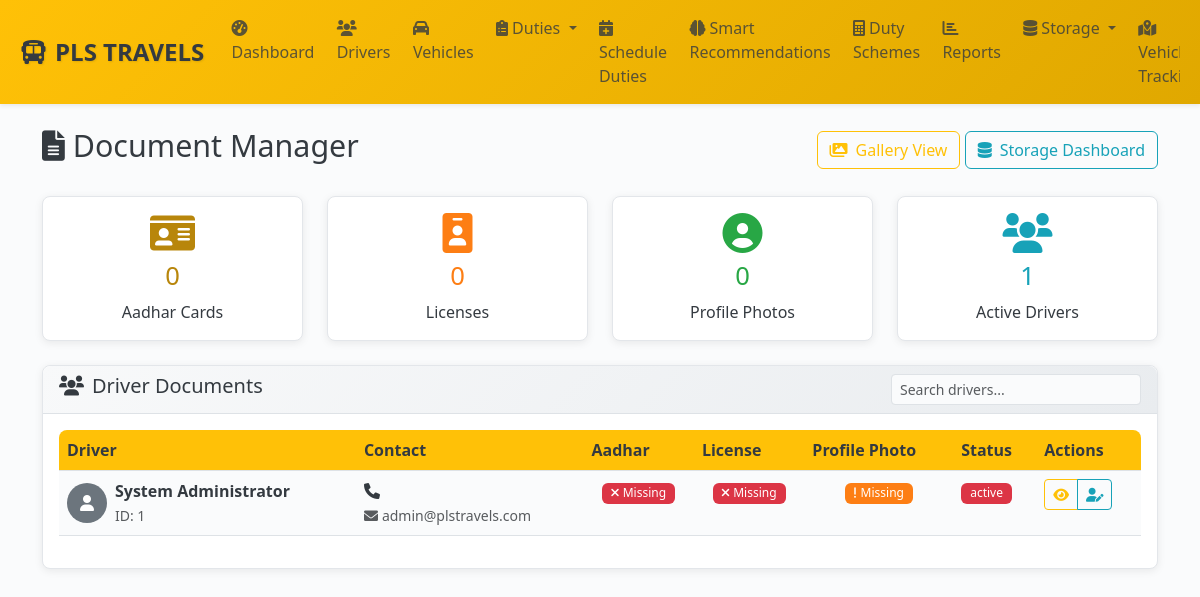
Screenshot of /admin/documents (signed in) with the database file from the repository.
### models.py (models this page shows, shortened)
class Driver(db.Model):
    __tablename__ = 'drivers'
    id = db.Column(db.Integer, primary_key=True)
    uuid = db.Column(db.String(36), unique=True, nullable=False, default=lambda: str(uuid.uuid4()))
    user_id = db.Column(db.Integer, db.ForeignKey('users.id'), nullable=False, unique=True)
    branch_id = db.Column(db.Integer, db.ForeignKey('branches.id'), nullable=False, index=True)
    employee_id = db.Column(db.String(20), unique=True, nullable=False)
    full_name = db.Column(db.String(100), nullable=False, index=True)
    date_of_birth = db.Column(db.Date)
    gender = db.Column(db.String(10))
    blood_group = db.Column(db.String(5))
    emergency_contact_name = db.Column(db.String(100))
    emergency_contact_phone = db.Column(db.String(20))
    additional_phones = db.Column(db.Text)  # JSON string of phone numbers
    current_address = db.Column(db.Text)
    permanent_address = db.Column(db.Text)
    pincode = db.Column(db.String(10))
    aadhar_number = db.Column(db.String(20), unique=True, index=True)
    aadhar_document_front = db.Column(db.String(255))
    aadhar_document_back = db.Column(db.String(255))
    aadhar_verified = db.Column(db.Boolean, default=False)
    aadhar_verified_at = db.Column(db.DateTime)
    license_number = db.Column(db.String(50), unique=True, index=True)
    license_document_front = db.Column(db.String(255))
    license_document_back = db.Column(db.String(255))
    license_type = db.Column(db.String(20))  # LMV, HMV, etc.
    license_expiry = db.Column(db.Date)
    license_verified = db.Column(db.Boolean, default=False)
    license_verified_at = db.Column(db.DateTime)
    profile_photo = db.Column(db.String(255))
    bank_name = db.Column(db.String(100))
    account_number = db.Column(db.String(50))  # Should be encrypted in production
    ifsc_code = db.Column(db.String(15))
    account_holder_name = db.Column(db.String(100))
    bank_verified = db.Column(db.Boolean, default=False)
    join_date = db.Column(db.Date)
    probation_end_date = db.Column(db.Date)
    employment_type = db.Column(db.String(20), default='full_time')  # full_time, part_time, contract
    salary_type = db.Column(db.String(20), default='daily')  # daily, monthly, commission
    status = db.Column(db.Enum(DriverStatus), nullable=False, default=DriverStatus.PENDING, index=True)
    approved_by = db.Column(db.Integer, db.ForeignKey('users.id'))
    approved_at = db.Column(db.DateTime)
    rejection_reason = db.Column(db.Text)
    total_earnings = db.Column(db.Float, default=0.0)
    total_trips = db.Column(db.Integer, default=0)
    total_distance = db.Column(db.Float, default=0.0)
    rating_average = db.Column(db.Float, default=0.0)
    rating_count = db.Column(db.Integer, default=0)
    current_vehicle_id = db.Column(db.Integer, db.ForeignKey('vehicles.id'))
    current_shift_start = db.Column(db.DateTime)
    current_shift_end = db.Column(db.DateTime)
    uber_driver_id = db.Column(db.String(100), unique=True, index=True)  # Uber's driver ID
    uber_driver_uuid = db.Column(db.String(100), unique=True)  # Uber's driver UUID
    uber_sync_status = db.Column(db.String(20), default='none', index=True)  # none, synced, failed, pending
    uber_last_sync = db.Column(db.DateTime)  # Last successful sync timestamp
    uber_sync_error = db.Column(db.Text)  # Last sync error message
    uber_profile_data = db.Column(db.Text)  # JSON: Cached Uber profile data
    created_at = db.Column(db.DateTime, default=get_ist_time_naive)
    updated_at = db.Column(db.DateTime, default=get_ist_time_naive, onupdate=get_ist_time_naive)
    duties = db.relationship('Duty', backref='driver', lazy=True)
    current_vehicle = db.relationship('Vehicle', foreign_keys=[current_vehicle_id])
    approver = db.relationship('User', foreign_keys=[approved_by], post_update=True)
    __table_args__ = (
        Index('idx_driver_status_branch', 'status', 'branch_id'),
        Index('idx_driver_created', 'created_at'),
    )

class User(UserMixin, db.Model):
    __tablename__ = 'users'
    id = db.Column(db.Integer, primary_key=True)
    uuid = db.Column(db.String(36), unique=True, nullable=False, default=lambda: str(uuid.uuid4()))
    username = db.Column(db.String(64), unique=True, nullable=False, index=True)
    email = db.Column(db.String(120), unique=True, nullable=False, index=True)
    password_hash = db.Column(db.String(256), nullable=False)
    role = db.Column(db.Enum(UserRole), nullable=False, default=UserRole.DRIVER, index=True)
    status = db.Column(db.Enum(UserStatus), nullable=False, default=UserStatus.ACTIVE, index=True)
    first_name = db.Column(db.String(50))
    last_name = db.Column(db.String(50))
    phone = db.Column(db.String(20), unique=True, index=True)
    whatsapp_number = db.Column(db.String(20), index=True)  # Dedicated WhatsApp number
    profile_picture = db.Column(db.String(255))
    last_login = db.Column(db.DateTime)
    login_count = db.Column(db.Integer, default=0)
    failed_login_attempts = db.Column(db.Integer, default=0)
    password_changed_at = db.Column(db.DateTime, default=get_ist_time_naive)
    two_factor_enabled = db.Column(db.Boolean, default=False)
    reset_token = db.Column(db.String(6))
    reset_token_expiry = db.Column(db.DateTime)
    created_at = db.Column(db.DateTime, default=get_ist_time_naive, nullable=False)
    updated_at = db.Column(db.DateTime, default=get_ist_time_naive, onupdate=get_ist_time_naive)
    created_by = db.Column(db.Integer, db.ForeignKey('users.id'))
    driver_profile = db.relationship('Driver', foreign_keys='Driver.user_id', backref='user', uselist=False, cascade='all, delete-orphan')
    managed_branches = db.relationship('Branch',
                                     secondary=manager_branches,
                                     primaryjoin='User.id == manager_branches.c.manager_id',
                                     secondaryjoin='Branch.id == manager_branches.c.branch_id',
                                     backref='managers')
    @hybrid_property
    def full_name(self):
        if self.first_name and self.last_name:
            return f"{self.first_name} {self.last_name}"
        return self.username

### storage_routes.py (the view)
@storage_bp.route('/admin/documents')
@login_required
@admin_required
def document_manager():
    from models import Driver, User, UserStatus
    drivers = Driver.query.join(User, Driver.user_id == User.id).filter(User.status == UserStatus.ACTIVE).all()
    document_stats = StorageIntegration.get_storage_statistics()
    return render_template('admin/document_manager.html',
                         drivers=drivers,
                         document_stats=document_stats)

### templates/admin/document_manager.html (shortened to what this page needs)
{% extends "base.html" %}
{% block content %}
<div class="d-flex justify-content-between align-items-center mb-4">
    <h2><i class="fas fa-file-alt me-2"></i>Document Manager</h2>
    <div>
        <a href="/storage/gallery/documents" class="btn btn-outline-primary">
            <i class="fas fa-images me-2"></i>Gallery View
        </a>
        <a href="/admin/storage" class="btn btn-outline-info">
            <i class="fas fa-database me-2"></i>Storage Dashboard
        </a>
    </div>
</div>
<div class="row mb-4">
    <div class="col-md-3">
        <div class="card text-center">
            <div class="card-body">
                <h5 class="text-primary"><i class="fas fa-id-card fa-2x"></i></h5>
                <h3 class="text-primary">{{ document_stats.categories.documents.subcategories.aadhar.files if document_stats.categories.documents.subcategories.aadhar else 0 }}</h3>
                <p class="card-text">Aadhar Cards</p>
            </div>
        </div>
    </div>
    <div class="col-md-3">
        <div class="card text-center">
            <div class="card-body">
                <h5 class="text-warning"><i class="fas fa-id-badge fa-2x"></i></h5>
                <h3 class="text-warning">{{ document_stats.categories.documents.subcategories.license.files if document_stats.categories.documents.subcategories.license else 0 }}</h3>
                <p class="card-text">Licenses</p>
            </div>
        </div>
    </div>
    <div class="col-md-3">
        <div class="card text-center">
            <div class="card-body">
                <h5 class="text-success"><i class="fas fa-user-circle fa-2x"></i></h5>
                <h3 class="text-success">{{ document_stats.categories.photos.subcategories.profile.files if document_stats.categories.photos.subcategories.profile else 0 }}</h3>
                <p class="card-text">Profile Photos</p>
            </div>
        </div>
    </div>
    <div class="col-md-3">
        <div class="card text-center">
            <div class="card-body">
                <h5 class="text-info"><i class="fas fa-users fa-2x"></i></h5>
                <h3 class="text-info">{{ drivers|length }}</h3>
                <p class="card-text">Active Drivers</p>
            </div>
        </div>
    </div>
</div>
<div class="card">
    <div class="card-header">
        <h5 class="mb-0">
            <i class="fas fa-users me-2"></i>Driver Documents
            <div class="float-end">
                <input type="text" class="form-control form-control-sm d-inline-block"
                       placeholder="Search drivers..." style="width: 250px;" id="driverSearch">
            </div>
        </h5>
    </div>
    <div class="card-body">
        <div class="table-responsive">
            <table class="table table-hover">
                <thead>
                    <tr>
                        <th>Driver</th>
                        <th>Contact</th>
                        <th>Aadhar</th>
                        <th>License</th>
                        <th>Profile Photo</th>
                        <th>Status</th>
                        <th>Actions</th>
                    </tr>
                </thead>
                <tbody id="driversTable">
                    {% for driver in drivers %}
                    <tr data-driver-name="{{ driver.user.full_name.lower() }}">
                        <td>
                            <div class="d-flex align-items-center">
                                {% if driver.profile_photo %}
                                    <img src="/uploads/{{ driver.profile_photo }}"
                                         class="rounded-circle me-2" width="40" height="40"
                                         alt="Profile" onerror="this.src='/static/img/default-avatar.png'">
                                {% else %}
                                    <div class="bg-secondary rounded-circle me-2 d-flex align-items-center justify-content-center"
                                         style="width: 40px; height: 40px;">
                                        <i class="fas fa-user text-white"></i>
                                    </div>
                                {% endif %}
                                <div>
                                    <strong>{{ driver.user.full_name }}</strong><br>
                                    <small class="text-muted">ID: {{ driver.id }}</small>
                                </div>
                            </div>
                        </td>
                        <td>
                            <div>
                                <i class="fas fa-phone me-1"></i>{{ driver.phone_number }}<br>
                                <small class="text-muted">
                                    <i class="fas fa-envelope me-1"></i>{{ driver.user.email }}
                                </small>
                            </div>
                        </td>
                        <td class="text-center">
                            {% if driver.aadhar_document %}
                                <span class="badge bg-success">
                                    <i class="fas fa-check me-1"></i>
                                    {% if driver.aadhar_verified %}Verified{% else %}Uploaded{% endif %}
                                </span>
                            {% else %}
                                <span class="badge bg-danger">
                                    <i class="fas fa-times me-1"></i>Missing
                                </span>
                            {% endif %}
                        </td>
                        <td class="text-center">
                            {% if driver.license_document %}
                                <span class="badge bg-success">
                                    <i class="fas fa-check me-1"></i>
                                    {% if driver.license_verified %}Verified{% else %}Uploaded{% endif %}
                                </span>
                            {% else %}
                                <span class="badge bg-danger">
                                    <i class="fas fa-times me-1"></i>Missing
                                </span>
                            {% endif %}
                        </td>
                        <td class="text-center">
                            {% if driver.profile_photo %}
                                <span class="badge bg-success">
                                    <i class="fas fa-check me-1"></i>Available
                                </span>
                            {% else %}
                                <span class="badge bg-warning">
                                    <i class="fas fa-exclamation me-1"></i>Missing
                                </span>
                            {% endif %}
                        </td>
                        <td>
                            <span class="badge bg-{{ 'success' if driver.status.value == 'ACTIVE' else 'warning' if driver.status.value == 'PENDING' else 'danger' }}">
                                {{ driver.status.value }}
                            </span>
                        </td>
                        <td>
                            <div class="btn-group btn-group-sm">
                                <button class="btn btn-outline-primary" onclick="viewDriverDocuments({{ driver.id }})">
                                    <i class="fas fa-eye"></i>
                                </button>
                                <a href="/admin/drivers/{{ driver.id }}" class="btn btn-outline-info">
                                    <i class="fas fa-user-edit"></i>
                                </a>
                            </div>
                        </td>
                    </tr>
                    {% endfor %}
                </tbody>
            </table>
        </div>
    </div>
</div>
{% endblock %}

### rows the page displays
Driver: user.full_name "System Administrator", id "1", user.email "admin@plstravels.com", shows "Missing", status.value "active"

### other values shown
{{ drivers|length }} "1"
